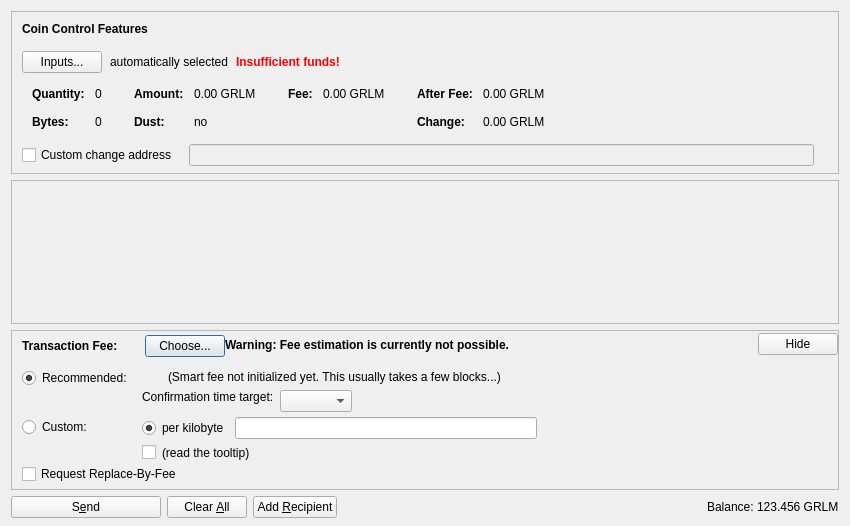
<?xml version="1.0" encoding="UTF-8"?>
<ui version="4.0">
 <class>SendCoinsDialog</class>
 <widget class="QDialog" name="SendCoinsDialog">
  <property name="geometry">
   <rect>
    <x>0</x>
    <y>0</y>
    <width>850</width>
    <height>526</height>
   </rect>
  </property>
  <property name="windowTitle">
   <string>Send Coins</string>
  </property>
  <layout class="QVBoxLayout" name="verticalLayout" stretch="0,1,0,0">
   <property name="bottomMargin">
    <number>8</number>
   </property>
   <item>
    <widget class="QFrame" name="frameCoinControl">
     <property name="sizePolicy">
      <sizepolicy hsizetype="Expanding" vsizetype="Expanding">
       <horstretch>0</horstretch>
       <verstretch>0</verstretch>
      </sizepolicy>
     </property>
     <property name="maximumSize">
      <size>
       <width>16777215</width>
       <height>16777215</height>
      </size>
     </property>
     <property name="frameShape">
      <enum>QFrame::StyledPanel</enum>
     </property>
     <property name="frameShadow">
      <enum>QFrame::Sunken</enum>
     </property>
     <layout class="QVBoxLayout" name="verticalLayoutCoinControl2">
      <property name="spacing">
       <number>0</number>
      </property>
      <property name="leftMargin">
       <number>0</number>
      </property>
      <property name="topMargin">
       <number>0</number>
      </property>
      <property name="rightMargin">
       <number>0</number>
      </property>
      <property name="bottomMargin">
       <number>6</number>
      </property>
      <item>
       <layout class="QVBoxLayout" name="verticalLayoutCoinControl" stretch="0,0,0,0,1">
        <property name="spacing">
         <number>0</number>
        </property>
        <property name="leftMargin">
         <number>10</number>
        </property>
        <property name="topMargin">
         <number>10</number>
        </property>
        <item>
         <layout class="QHBoxLayout" name="horizontalLayoutCoinControl1">
          <property name="bottomMargin">
           <number>15</number>
          </property>
          <item>
           <widget class="QLabel" name="labelCoinControlFeatures">
            <property name="sizePolicy">
             <sizepolicy hsizetype="Preferred" vsizetype="Maximum">
              <horstretch>0</horstretch>
              <verstretch>0</verstretch>
             </sizepolicy>
            </property>
            <property name="font">
             <font>
              <weight>75</weight>
              <bold>true</bold>
             </font>
            </property>
            <property name="styleSheet">
             <string notr="true">font-weight:bold;</string>
            </property>
            <property name="text">
             <string>Coin Control Features</string>
            </property>
           </widget>
          </item>
         </layout>
        </item>
        <item>
         <layout class="QHBoxLayout" name="horizontalLayoutCoinControl2" stretch="0,0,0,0">
          <property name="spacing">
           <number>8</number>
          </property>
          <property name="bottomMargin">
           <number>10</number>
          </property>
          <item>
           <widget class="QPushButton" name="pushButtonCoinControl">
            <property name="styleSheet">
             <string notr="true"/>
            </property>
            <property name="text">
             <string>Inputs...</string>
            </property>
            <property name="autoDefault">
             <bool>false</bool>
            </property>
           </widget>
          </item>
          <item>
           <widget class="QLabel" name="labelCoinControlAutomaticallySelected">
            <property name="text">
             <string>automatically selected</string>
            </property>
            <property name="margin">
             <number>5</number>
            </property>
           </widget>
          </item>
          <item>
           <widget class="QLabel" name="labelCoinControlInsuffFunds">
            <property name="font">
             <font>
              <weight>75</weight>
              <bold>true</bold>
             </font>
            </property>
            <property name="styleSheet">
             <string notr="true">color:red;font-weight:bold;</string>
            </property>
            <property name="text">
             <string>Insufficient funds!</string>
            </property>
            <property name="margin">
             <number>5</number>
            </property>
           </widget>
          </item>
          <item>
           <spacer name="horizontalSpacerCoinControl">
            <property name="orientation">
             <enum>Qt::Horizontal</enum>
            </property>
            <property name="sizeHint" stdset="0">
             <size>
              <width>40</width>
              <height>1</height>
             </size>
            </property>
           </spacer>
          </item>
         </layout>
        </item>
        <item>
         <widget class="QWidget" name="widgetCoinControl" native="true">
          <property name="sizePolicy">
           <sizepolicy hsizetype="Preferred" vsizetype="Preferred">
            <horstretch>0</horstretch>
            <verstretch>0</verstretch>
           </sizepolicy>
          </property>
          <property name="minimumSize">
           <size>
            <width>0</width>
            <height>0</height>
           </size>
          </property>
          <property name="styleSheet">
           <string notr="true"/>
          </property>
          <layout class="QHBoxLayout" name="horizontalLayoutCoinControl5">
           <property name="leftMargin">
            <number>0</number>
           </property>
           <property name="topMargin">
            <number>0</number>
           </property>
           <property name="rightMargin">
            <number>0</number>
           </property>
           <property name="bottomMargin">
            <number>0</number>
           </property>
           <item>
            <layout class="QHBoxLayout" name="horizontalLayoutCoinControl3" stretch="0,0,0,1">
             <property name="spacing">
              <number>20</number>
             </property>
             <property name="topMargin">
              <number>0</number>
             </property>
             <property name="bottomMargin">
              <number>10</number>
             </property>
             <item>
              <layout class="QFormLayout" name="formLayoutCoinControl1">
               <property name="horizontalSpacing">
                <number>10</number>
               </property>
               <property name="verticalSpacing">
                <number>14</number>
               </property>
               <property name="leftMargin">
                <number>10</number>
               </property>
               <property name="topMargin">
                <number>4</number>
               </property>
               <property name="rightMargin">
                <number>6</number>
               </property>
               <item row="0" column="0">
                <widget class="QLabel" name="labelCoinControlQuantityText">
                 <property name="font">
                  <font>
                   <weight>75</weight>
                   <bold>true</bold>
                  </font>
                 </property>
                 <property name="text">
                  <string>Quantity:</string>
                 </property>
                 <property name="margin">
                  <number>0</number>
                 </property>
                </widget>
               </item>
               <item row="0" column="1">
                <widget class="QLabel" name="labelCoinControlQuantity">
                 <property name="cursor">
                  <cursorShape>IBeamCursor</cursorShape>
                 </property>
                 <property name="contextMenuPolicy">
                  <enum>Qt::ActionsContextMenu</enum>
                 </property>
                 <property name="text">
                  <string notr="true">0</string>
                 </property>
                 <property name="margin">
                  <number>0</number>
                 </property>
                 <property name="textInteractionFlags">
                  <set>Qt::LinksAccessibleByMouse|Qt::TextSelectableByKeyboard|Qt::TextSelectableByMouse</set>
                 </property>
                </widget>
               </item>
               <item row="1" column="0">
                <widget class="QLabel" name="labelCoinControlBytesText">
                 <property name="font">
                  <font>
                   <weight>75</weight>
                   <bold>true</bold>
                  </font>
                 </property>
                 <property name="text">
                  <string>Bytes:</string>
                 </property>
                </widget>
               </item>
               <item row="1" column="1">
                <widget class="QLabel" name="labelCoinControlBytes">
                 <property name="cursor">
                  <cursorShape>IBeamCursor</cursorShape>
                 </property>
                 <property name="contextMenuPolicy">
                  <enum>Qt::ActionsContextMenu</enum>
                 </property>
                 <property name="text">
                  <string notr="true">0</string>
                 </property>
                 <property name="textInteractionFlags">
                  <set>Qt::LinksAccessibleByMouse|Qt::TextSelectableByKeyboard|Qt::TextSelectableByMouse</set>
                 </property>
                </widget>
               </item>
              </layout>
             </item>
             <item>
              <layout class="QFormLayout" name="formLayoutCoinControl2">
               <property name="horizontalSpacing">
                <number>10</number>
               </property>
               <property name="verticalSpacing">
                <number>14</number>
               </property>
               <property name="leftMargin">
                <number>6</number>
               </property>
               <property name="topMargin">
                <number>4</number>
               </property>
               <property name="rightMargin">
                <number>6</number>
               </property>
               <item row="0" column="0">
                <widget class="QLabel" name="labelCoinControlAmountText">
                 <property name="font">
                  <font>
                   <weight>75</weight>
                   <bold>true</bold>
                  </font>
                 </property>
                 <property name="text">
                  <string>Amount:</string>
                 </property>
                 <property name="margin">
                  <number>0</number>
                 </property>
                </widget>
               </item>
               <item row="0" column="1">
                <widget class="QLabel" name="labelCoinControlAmount">
                 <property name="cursor">
                  <cursorShape>IBeamCursor</cursorShape>
                 </property>
                 <property name="contextMenuPolicy">
                  <enum>Qt::ActionsContextMenu</enum>
                 </property>
                 <property name="text">
                  <string notr="true">0.00 GRLM</string>
                 </property>
                 <property name="textInteractionFlags">
                  <set>Qt::LinksAccessibleByMouse|Qt::TextSelectableByKeyboard|Qt::TextSelectableByMouse</set>
                 </property>
                </widget>
               </item>
               <item row="1" column="0">
                <widget class="QLabel" name="labelCoinControlLowOutputText">
                 <property name="font">
                  <font>
                   <weight>75</weight>
                   <bold>true</bold>
                  </font>
                 </property>
                 <property name="text">
                  <string>Dust:</string>
                 </property>
                </widget>
               </item>
               <item row="1" column="1">
                <widget class="QLabel" name="labelCoinControlLowOutput">
                 <property name="cursor">
                  <cursorShape>IBeamCursor</cursorShape>
                 </property>
                 <property name="contextMenuPolicy">
                  <enum>Qt::ActionsContextMenu</enum>
                 </property>
                 <property name="text">
                  <string notr="true">no</string>
                 </property>
                 <property name="textInteractionFlags">
                  <set>Qt::LinksAccessibleByMouse|Qt::TextSelectableByKeyboard|Qt::TextSelectableByMouse</set>
                 </property>
                </widget>
               </item>
              </layout>
             </item>
             <item>
              <layout class="QFormLayout" name="formLayoutCoinControl3">
               <property name="horizontalSpacing">
                <number>10</number>
               </property>
               <property name="verticalSpacing">
                <number>14</number>
               </property>
               <property name="leftMargin">
                <number>6</number>
               </property>
               <property name="topMargin">
                <number>4</number>
               </property>
               <property name="rightMargin">
                <number>6</number>
               </property>
               <item row="0" column="0">
                <widget class="QLabel" name="labelCoinControlFeeText">
                 <property name="font">
                  <font>
                   <weight>75</weight>
                   <bold>true</bold>
                  </font>
                 </property>
                 <property name="text">
                  <string>Fee:</string>
                 </property>
                 <property name="margin">
                  <number>0</number>
                 </property>
                </widget>
               </item>
               <item row="0" column="1">
                <widget class="QLabel" name="labelCoinControlFee">
                 <property name="cursor">
                  <cursorShape>IBeamCursor</cursorShape>
                 </property>
                 <property name="contextMenuPolicy">
                  <enum>Qt::ActionsContextMenu</enum>
                 </property>
                 <property name="text">
                  <string notr="true">0.00 GRLM</string>
                 </property>
                 <property name="textInteractionFlags">
                  <set>Qt::LinksAccessibleByMouse|Qt::TextSelectableByKeyboard|Qt::TextSelectableByMouse</set>
                 </property>
                </widget>
               </item>
              </layout>
             </item>
             <item>
              <layout class="QFormLayout" name="formLayoutCoinControl4">
               <property name="horizontalSpacing">
                <number>10</number>
               </property>
               <property name="verticalSpacing">
                <number>14</number>
               </property>
               <property name="leftMargin">
                <number>6</number>
               </property>
               <property name="topMargin">
                <number>4</number>
               </property>
               <property name="rightMargin">
                <number>6</number>
               </property>
               <item row="0" column="0">
                <widget class="QLabel" name="labelCoinControlAfterFeeText">
                 <property name="font">
                  <font>
                   <weight>75</weight>
                   <bold>true</bold>
                  </font>
                 </property>
                 <property name="text">
                  <string>After Fee:</string>
                 </property>
                 <property name="margin">
                  <number>0</number>
                 </property>
                </widget>
               </item>
               <item row="0" column="1">
                <widget class="QLabel" name="labelCoinControlAfterFee">
                 <property name="cursor">
                  <cursorShape>IBeamCursor</cursorShape>
                 </property>
                 <property name="contextMenuPolicy">
                  <enum>Qt::ActionsContextMenu</enum>
                 </property>
                 <property name="text">
                  <string notr="true">0.00 GRLM</string>
                 </property>
                 <property name="textInteractionFlags">
                  <set>Qt::LinksAccessibleByMouse|Qt::TextSelectableByKeyboard|Qt::TextSelectableByMouse</set>
                 </property>
                </widget>
               </item>
               <item row="1" column="0">
                <widget class="QLabel" name="labelCoinControlChangeText">
                 <property name="font">
                  <font>
                   <weight>75</weight>
                   <bold>true</bold>
                  </font>
                 </property>
                 <property name="text">
                  <string>Change:</string>
                 </property>
                </widget>
               </item>
               <item row="1" column="1">
                <widget class="QLabel" name="labelCoinControlChange">
                 <property name="cursor">
                  <cursorShape>IBeamCursor</cursorShape>
                 </property>
                 <property name="contextMenuPolicy">
                  <enum>Qt::ActionsContextMenu</enum>
                 </property>
                 <property name="text">
                  <string notr="true">0.00 GRLM</string>
                 </property>
                 <property name="textInteractionFlags">
                  <set>Qt::LinksAccessibleByMouse|Qt::TextSelectableByKeyboard|Qt::TextSelectableByMouse</set>
                 </property>
                </widget>
               </item>
              </layout>
             </item>
            </layout>
           </item>
          </layout>
         </widget>
        </item>
        <item>
         <layout class="QHBoxLayout" name="horizontalLayoutCoinControl4" stretch="0,0,0">
          <property name="spacing">
           <number>12</number>
          </property>
          <property name="sizeConstraint">
           <enum>QLayout::SetDefaultConstraint</enum>
          </property>
          <property name="topMargin">
           <number>5</number>
          </property>
          <property name="rightMargin">
           <number>5</number>
          </property>
          <item>
           <widget class="QCheckBox" name="checkBoxCoinControlChange">
            <property name="toolTip">
             <string>If this is activated, but the change address is empty or invalid, change will be sent to a newly generated address.</string>
            </property>
            <property name="text">
             <string>Custom change address</string>
            </property>
           </widget>
          </item>
          <item>
           <widget class="QValidatedLineEdit" name="lineEditCoinControlChange">
            <property name="enabled">
             <bool>false</bool>
            </property>
            <property name="sizePolicy">
             <sizepolicy hsizetype="Expanding" vsizetype="Fixed">
              <horstretch>0</horstretch>
              <verstretch>0</verstretch>
             </sizepolicy>
            </property>
           </widget>
          </item>
          <item>
           <widget class="QLabel" name="labelCoinControlChangeLabel">
            <property name="sizePolicy">
             <sizepolicy hsizetype="Preferred" vsizetype="Expanding">
              <horstretch>0</horstretch>
              <verstretch>0</verstretch>
             </sizepolicy>
            </property>
            <property name="minimumSize">
             <size>
              <width>0</width>
              <height>0</height>
             </size>
            </property>
            <property name="text">
             <string/>
            </property>
            <property name="margin">
             <number>3</number>
            </property>
           </widget>
          </item>
         </layout>
        </item>
        <item>
         <spacer name="verticalSpacerCoinControl">
          <property name="orientation">
           <enum>Qt::Vertical</enum>
          </property>
          <property name="sizeHint" stdset="0">
           <size>
            <width>800</width>
            <height>1</height>
           </size>
          </property>
         </spacer>
        </item>
       </layout>
      </item>
     </layout>
    </widget>
   </item>
   <item>
    <widget class="QScrollArea" name="scrollArea">
     <property name="widgetResizable">
      <bool>true</bool>
     </property>
     <widget class="QWidget" name="scrollAreaWidgetContents">
      <property name="geometry">
       <rect>
        <x>0</x>
        <y>0</y>
        <width>830</width>
        <height>104</height>
       </rect>
      </property>
      <layout class="QVBoxLayout" name="verticalLayout_2" stretch="0,1">
       <property name="leftMargin">
        <number>0</number>
       </property>
       <property name="topMargin">
        <number>0</number>
       </property>
       <property name="rightMargin">
        <number>0</number>
       </property>
       <property name="bottomMargin">
        <number>0</number>
       </property>
       <item>
        <layout class="QVBoxLayout" name="entries">
         <property name="spacing">
          <number>6</number>
         </property>
        </layout>
       </item>
       <item>
        <spacer name="verticalSpacer">
         <property name="orientation">
          <enum>Qt::Vertical</enum>
         </property>
         <property name="sizeHint" stdset="0">
          <size>
           <width>20</width>
           <height>40</height>
          </size>
         </property>
        </spacer>
       </item>
      </layout>
     </widget>
    </widget>
   </item>
   <item>
    <widget class="QFrame" name="frameFee">
     <property name="sizePolicy">
      <sizepolicy hsizetype="Expanding" vsizetype="Expanding">
       <horstretch>0</horstretch>
       <verstretch>0</verstretch>
      </sizepolicy>
     </property>
     <property name="maximumSize">
      <size>
       <width>16777215</width>
       <height>16777215</height>
      </size>
     </property>
     <property name="frameShape">
      <enum>QFrame::StyledPanel</enum>
     </property>
     <property name="frameShadow">
      <enum>QFrame::Sunken</enum>
     </property>
     <layout class="QVBoxLayout" name="verticalLayoutFee1">
      <property name="spacing">
       <number>0</number>
      </property>
      <property name="leftMargin">
       <number>0</number>
      </property>
      <property name="topMargin">
       <number>0</number>
      </property>
      <property name="rightMargin">
       <number>0</number>
      </property>
      <property name="bottomMargin">
       <number>0</number>
      </property>
      <item>
       <layout class="QVBoxLayout" name="verticalLayoutFee2" stretch="0,0,0">
        <property name="spacing">
         <number>0</number>
        </property>
        <property name="leftMargin">
         <number>10</number>
        </property>
        <property name="topMargin">
         <number>0</number>
        </property>
        <item>
         <layout class="QHBoxLayout" name="horizontalLayoutFee1">
          <property name="bottomMargin">
           <number>0</number>
          </property>
          <item>
           <layout class="QVBoxLayout" name="verticalLayoutFee7">
            <property name="spacing">
             <number>0</number>
            </property>
            <item>
             <spacer name="verticalSpacerSmartFee">
              <property name="orientation">
               <enum>Qt::Vertical</enum>
              </property>
              <property name="sizeType">
               <enum>QSizePolicy::Fixed</enum>
              </property>
              <property name="sizeHint" stdset="0">
               <size>
                <width>1</width>
                <height>4</height>
               </size>
              </property>
             </spacer>
            </item>
            <item>
             <layout class="QHBoxLayout" name="horizontalLayoutSmartFee">
              <property name="spacing">
               <number>10</number>
              </property>
              <item>
               <widget class="QLabel" name="labelFeeHeadline">
                <property name="sizePolicy">
                 <sizepolicy hsizetype="Preferred" vsizetype="Maximum">
                  <horstretch>0</horstretch>
                  <verstretch>0</verstretch>
                 </sizepolicy>
                </property>
                <property name="font">
                 <font>
                  <weight>75</weight>
                  <bold>true</bold>
                 </font>
                </property>
                <property name="styleSheet">
                 <string notr="true">font-weight:bold;</string>
                </property>
                <property name="text">
                 <string>Transaction Fee:</string>
                </property>
               </widget>
              </item>
              <item>
               <widget class="QLabel" name="labelFeeMinimized">
                <property name="text">
                 <string/>
                </property>
               </widget>
              </item>
              <item>
               <widget class="QPushButton" name="buttonChooseFee">
                <property name="text">
                 <string>Choose...</string>
                </property>
               </widget>
              </item>
             </layout>
            </item>
            <item>
             <spacer name="verticalSpacer_5">
              <property name="orientation">
               <enum>Qt::Vertical</enum>
              </property>
              <property name="sizeHint" stdset="0">
               <size>
                <width>1</width>
                <height>1</height>
               </size>
              </property>
             </spacer>
            </item>
           </layout>
          </item>
          <item>
           <widget class="QLabel" name="fallbackFeeWarningLabel">
            <property name="toolTip">
             <string>Using the fallbackfee can result in sending a transaction that will take several hours or days (or never) to confirm. Consider choosing your fee manually or wait until you have validated the complete chain.</string>
            </property>
            <property name="font">
            <font>
                <weight>75</weight>
                <bold>true</bold>
            </font>
            </property>
            <property name="text">
             <string>Warning: Fee estimation is currently not possible.</string>
            </property>
            <property name="wordWrap">
             <bool>false</bool>
            </property>
           </widget>
          </item>
          <item>
           <spacer name="horizontalSpacer_4">
            <property name="orientation">
             <enum>Qt::Horizontal</enum>
            </property>
            <property name="sizeType">
             <enum>QSizePolicy::MinimumExpanding</enum>
            </property>
            <property name="sizeHint" stdset="0">
             <size>
              <width>40</width>
              <height>20</height>
             </size>
            </property>
           </spacer>
          </item>
          <item>
           <widget class="QPushButton" name="buttonMinimizeFee">
            <property name="toolTip">
             <string>collapse fee-settings</string>
            </property>
            <property name="text">
             <string>Hide</string>
            </property>
           </widget>
          </item>
         </layout>
        </item>
        <item>
         <widget class="QFrame" name="frameFeeSelection">
          <layout class="QVBoxLayout" name="verticalLayoutFee12">
           <property name="spacing">
            <number>0</number>
           </property>
           <property name="leftMargin">
            <number>0</number>
           </property>
           <property name="topMargin">
            <number>0</number>
           </property>
           <property name="rightMargin">
            <number>0</number>
           </property>
           <property name="bottomMargin">
            <number>0</number>
           </property>
           <item>
            <layout class="QGridLayout" name="gridLayoutFee">
             <property name="topMargin">
              <number>10</number>
             </property>
             <property name="bottomMargin">
              <number>4</number>
             </property>
             <property name="horizontalSpacing">
              <number>10</number>
             </property>
             <property name="verticalSpacing">
              <number>4</number>
             </property>
             <item row="1" column="1">
              <layout class="QVBoxLayout" name="verticalLayoutFee8">
               <property name="spacing">
                <number>6</number>
               </property>
               <item>
                <layout class="QHBoxLayout" name="horizontalLayoutFee13">
                 <item>
                  <widget class="QRadioButton" name="radioCustomPerKilobyte">
                   <property name="toolTip">
                    <string>If the custom fee is set to 1000 satoshis and the transaction is only 250 bytes, then &quot;per kilobyte&quot; only pays 250 satoshis in fee, while &quot;total at least&quot; pays 1000 satoshis. For transactions bigger than a kilobyte both pay by kilobyte.</string>
                   </property>
                   <property name="text">
                    <string>per kilobyte</string>
                   </property>
                   <property name="checked">
                    <bool>true</bool>
                   </property>
                   <attribute name="buttonGroup">
                    <string notr="true">groupCustomFee</string>
                   </attribute>
                  </widget>
                 </item>
                 <item>
                  <widget class="BitcoinAmountField" name="customFee"/>
                 </item>
                 <item>
                  <spacer name="horizontalSpacer_6">
                   <property name="orientation">
                    <enum>Qt::Horizontal</enum>
                   </property>
                   <property name="sizeHint" stdset="0">
                    <size>
                     <width>1</width>
                     <height>1</height>
                    </size>
                   </property>
                  </spacer>
                 </item>
                </layout>
               </item>
               <item>
                <layout class="QHBoxLayout" name="horizontalLayoutFee8">
                 <item>
                  <widget class="QCheckBox" name="checkBoxMinimumFee">
                   <property name="toolTip">
                    <string>Paying only the minimum fee is just fine as long as there is less transaction volume than space in the blocks. But be aware that this can end up in a never confirming transaction once there is more demand for garlicium transactions than the network can process.</string>
                   </property>
                   <property name="text">
                    <string/>
                   </property>
                  </widget>
                 </item>
                 <item>
                  <widget class="QLabel" name="labelMinFeeWarning">
                   <property name="enabled">
                    <bool>true</bool>
                   </property>
                   <property name="toolTip">
                    <string>Paying only the minimum fee is just fine as long as there is less transaction volume than space in the blocks. But be aware that this can end up in a never confirming transaction once there is more demand for garlicium transactions than the network can process.</string>
                   </property>
                   <property name="text">
                    <string>(read the tooltip)</string>
                   </property>
                   <property name="margin">
                    <number>5</number>
                   </property>
                  </widget>
                 </item>
                 <item>
                  <spacer name="horizontalSpacer_2">
                   <property name="orientation">
                    <enum>Qt::Horizontal</enum>
                   </property>
                   <property name="sizeHint" stdset="0">
                    <size>
                     <width>1</width>
                     <height>1</height>
                    </size>
                   </property>
                  </spacer>
                 </item>
                </layout>
               </item>
              </layout>
             </item>
             <item row="0" column="0">
              <layout class="QVBoxLayout" name="verticalLayoutFee4" stretch="0,1">
               <item>
                <widget class="QRadioButton" name="radioSmartFee">
                 <property name="text">
                  <string>Recommended:</string>
                 </property>
                 <property name="checked">
                  <bool>true</bool>
                 </property>
                 <attribute name="buttonGroup">
                  <string notr="true">groupFee</string>
                 </attribute>
                </widget>
               </item>
               <item>
                <spacer name="verticalSpacer_2">
                 <property name="orientation">
                  <enum>Qt::Vertical</enum>
                 </property>
                 <property name="sizeHint" stdset="0">
                  <size>
                   <width>1</width>
                   <height>1</height>
                  </size>
                 </property>
                </spacer>
               </item>
              </layout>
             </item>
             <item row="1" column="0">
              <layout class="QVBoxLayout" name="verticalLayoutFee9" stretch="0,1">
               <item>
                <widget class="QRadioButton" name="radioCustomFee">
                 <property name="text">
                  <string>Custom:</string>
                 </property>
                 <attribute name="buttonGroup">
                  <string notr="true">groupFee</string>
                 </attribute>
                </widget>
               </item>
               <item>
                <spacer name="verticalSpacer_6">
                 <property name="orientation">
                  <enum>Qt::Vertical</enum>
                 </property>
                 <property name="sizeHint" stdset="0">
                  <size>
                   <width>1</width>
                   <height>1</height>
                  </size>
                 </property>
                </spacer>
               </item>
              </layout>
             </item>
             <item row="0" column="1">
              <layout class="QVBoxLayout" name="verticalLayoutFee3" stretch="0,0,1">
               <property name="spacing">
                <number>6</number>
               </property>
               <property name="topMargin">
                <number>2</number>
               </property>
               <item>
                <layout class="QHBoxLayout" name="horizontalLayoutFee12">
                 <item>
                  <widget class="QLabel" name="labelSmartFee">
                   <property name="text">
                    <string/>
                   </property>
                   <property name="margin">
                    <number>2</number>
                   </property>
                  </widget>
                 </item>
                 <item>
                  <widget class="QLabel" name="labelFeeEstimation">
                   <property name="text">
                    <string/>
                   </property>
                  </widget>
                 </item>
                 <item>
                  <widget class="QLabel" name="labelSmartFee2">
                   <property name="text">
                    <string>(Smart fee not initialized yet. This usually takes a few blocks...)</string>
                   </property>
                   <property name="margin">
                    <number>2</number>
                   </property>
                  </widget>
                 </item>
                 <item>
                  <spacer name="horizontalSpacer_5">
                   <property name="orientation">
                    <enum>Qt::Horizontal</enum>
                   </property>
                   <property name="sizeHint" stdset="0">
                    <size>
                     <width>1</width>
                     <height>1</height>
                    </size>
                   </property>
                  </spacer>
                 </item>
                </layout>
               </item>
               <item>
                <layout class="QHBoxLayout" name="horizontalLayoutFee9">
                 <item>
                  <layout class="QVBoxLayout" name="verticalLayoutFee6">
                   <item>
                    <widget class="QLabel" name="labelSmartFee3">
                     <property name="text">
                      <string>Confirmation time target:</string>
                     </property>
                     <property name="margin">
                      <number>2</number>
                     </property>
                    </widget>
                   </item>
                   <item>
                    <spacer name="verticalSpacer_3">
                     <property name="orientation">
                      <enum>Qt::Vertical</enum>
                     </property>
                     <property name="sizeHint" stdset="0">
                      <size>
                       <width>1</width>
                       <height>1</height>
                      </size>
                     </property>
                    </spacer>
                   </item>
                  </layout>
                 </item>
                 <item>
                  <layout class="QVBoxLayout" name="verticalLayoutFee5">
                   <property name="rightMargin">
                    <number>30</number>
                   </property>
                   <item>
                    <layout class="QHBoxLayout" name="horizontalLayoutConfTarget">
                     <property name="bottomMargin">
                      <number>0</number>
                     </property>
                     <item>
                      <widget class="QComboBox" name="confTargetSelector"/>
                     </item>
                     <item>
                      <spacer name="horizontalSpacerConfTarget">
                       <property name="orientation">
                        <enum>Qt::Horizontal</enum>
                       </property>
                       <property name="sizeHint" stdset="0">
                        <size>
                         <width>40</width>
                         <height>20</height>
                        </size>
                       </property>
                      </spacer>
                     </item>
                    </layout>
                   </item>
                  </layout>
                 </item>
                </layout>
               </item>
               <item>
                <spacer name="verticalSpacer_4">
                 <property name="orientation">
                  <enum>Qt::Vertical</enum>
                 </property>
                 <property name="sizeHint" stdset="0">
                  <size>
                   <width>1</width>
                   <height>1</height>
                  </size>
                 </property>
                </spacer>
               </item>
              </layout>
             </item>
            </layout>
           </item>
           <item>
            <widget class="QCheckBox" name="optInRBF">
             <property name="text">
              <string>Request Replace-By-Fee</string>
             </property>
             <property name="toolTip">
              <string>Indicates that the sender may wish to replace this transaction with a new one paying higher fees (prior to being confirmed).</string>
             </property>
            </widget>
           </item>
          </layout>
         </widget>
        </item>
        <item>
         <spacer name="verticalSpacerFee">
          <property name="orientation">
           <enum>Qt::Vertical</enum>
          </property>
          <property name="sizeHint" stdset="0">
           <size>
            <width>40</width>
            <height>5</height>
           </size>
          </property>
         </spacer>
        </item>
       </layout>
      </item>
     </layout>
    </widget>
   </item>
   <item>
    <layout class="QHBoxLayout" name="horizontalLayout">
     <item>
      <widget class="QPushButton" name="sendButton">
       <property name="minimumSize">
        <size>
         <width>150</width>
         <height>0</height>
        </size>
       </property>
       <property name="toolTip">
        <string>Confirm the send action</string>
       </property>
       <property name="text">
        <string>S&amp;end</string>
       </property>
       <property name="icon">
        <iconset resource="../bitcoin.qrc">
         <normaloff>:/icons/send</normaloff>:/icons/send</iconset>
       </property>
       <property name="autoDefault">
        <bool>false</bool>
       </property>
       <property name="default">
        <bool>false</bool>
       </property>
      </widget>
     </item>
     <item>
      <widget class="QPushButton" name="clearButton">
       <property name="sizePolicy">
        <sizepolicy hsizetype="Minimum" vsizetype="Fixed">
         <horstretch>0</horstretch>
         <verstretch>0</verstretch>
        </sizepolicy>
       </property>
       <property name="toolTip">
        <string>Clear all fields of the form.</string>
       </property>
       <property name="text">
        <string>Clear &amp;All</string>
       </property>
       <property name="icon">
        <iconset resource="../bitcoin.qrc">
         <normaloff>:/icons/remove</normaloff>:/icons/remove</iconset>
       </property>
       <property name="autoDefault">
        <bool>false</bool>
       </property>
      </widget>
     </item>
     <item>
      <widget class="QPushButton" name="addButton">
       <property name="toolTip">
        <string>Send to multiple recipients at once</string>
       </property>
       <property name="text">
        <string>Add &amp;Recipient</string>
       </property>
       <property name="icon">
        <iconset resource="../bitcoin.qrc">
         <normaloff>:/icons/add</normaloff>:/icons/add</iconset>
       </property>
       <property name="autoDefault">
        <bool>false</bool>
       </property>
      </widget>
     </item>
     <item>
      <spacer name="horizontalSpacer">
       <property name="orientation">
        <enum>Qt::Horizontal</enum>
       </property>
       <property name="sizeHint" stdset="0">
        <size>
         <width>40</width>
         <height>20</height>
        </size>
       </property>
      </spacer>
     </item>
     <item>
      <layout class="QHBoxLayout" name="horizontalLayout_2">
       <property name="spacing">
        <number>3</number>
       </property>
       <item>
        <widget class="QLabel" name="label">
         <property name="sizePolicy">
          <sizepolicy hsizetype="Preferred" vsizetype="Fixed">
           <horstretch>0</horstretch>
           <verstretch>0</verstretch>
          </sizepolicy>
         </property>
         <property name="text">
          <string>Balance:</string>
         </property>
        </widget>
       </item>
       <item>
        <widget class="QLabel" name="labelBalance">
         <property name="sizePolicy">
          <sizepolicy hsizetype="Preferred" vsizetype="Fixed">
           <horstretch>0</horstretch>
           <verstretch>0</verstretch>
          </sizepolicy>
         </property>
         <property name="cursor">
          <cursorShape>IBeamCursor</cursorShape>
         </property>
         <property name="text">
          <string notr="true">123.456 GRLM</string>
         </property>
         <property name="textInteractionFlags">
          <set>Qt::LinksAccessibleByMouse|Qt::TextSelectableByKeyboard|Qt::TextSelectableByMouse</set>
         </property>
        </widget>
       </item>
      </layout>
     </item>
    </layout>
   </item>
  </layout>
 </widget>
 <customwidgets>
  <customwidget>
   <class>QValidatedLineEdit</class>
   <extends>QLineEdit</extends>
   <header>qvalidatedlineedit.h</header>
  </customwidget>
  <customwidget>
   <class>BitcoinAmountField</class>
   <extends>QLineEdit</extends>
   <header>bitcoinamountfield.h</header>
   <container>1</container>
  </customwidget>
 </customwidgets>
 <resources>
  <include location="../bitcoin.qrc"/>
 </resources>
 <connections/>
 <buttongroups>
  <buttongroup name="groupFee"/>
  <buttongroup name="groupCustomFee"/>
 </buttongroups>
</ui>
